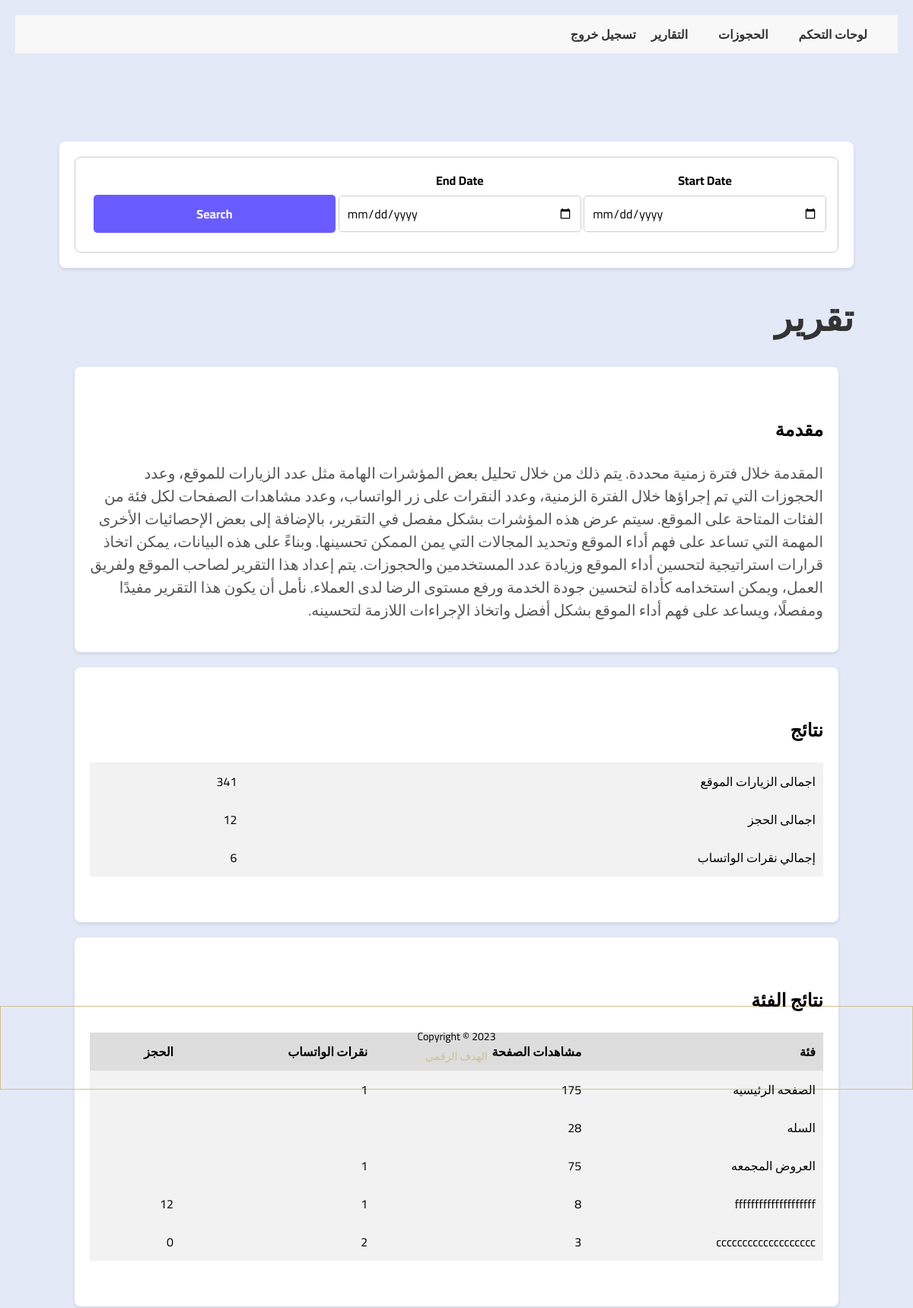
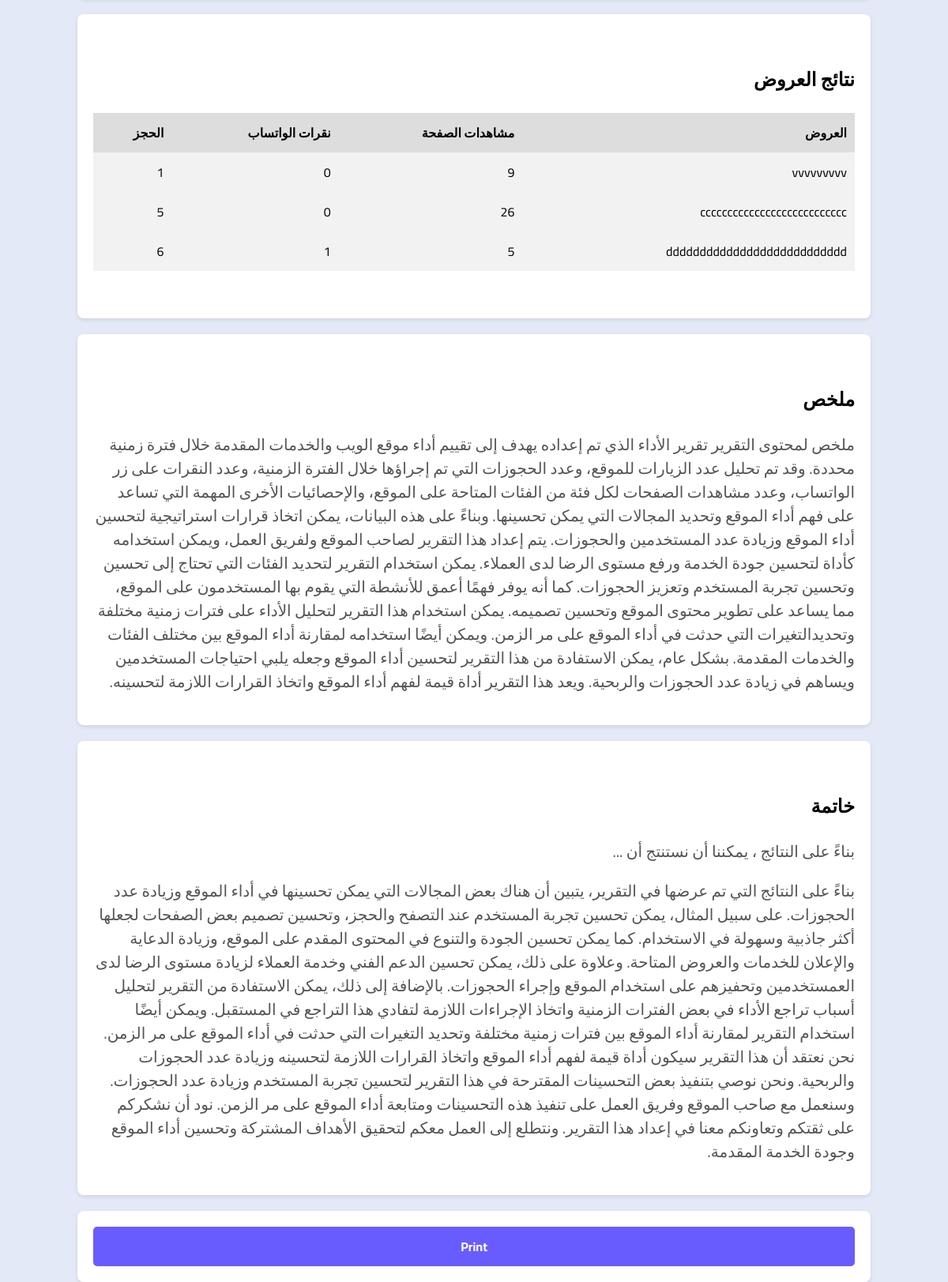
Screenshot of /Dashboard/report/ (signed in) with the database file from the repository (2 pictures, top to bottom).
### webs/models.py (models this page shows, shortened)
class WEB(models.Model):
    created_at = models.DateTimeField(auto_now_add=True)
    Employee_WEB = models.ForeignKey(Employee, on_delete=models.CASCADE, related_name='employee', blank=True, null=True)
    active = models.BooleanField(default=False)
    slug = models.CharField(max_length=50, unique=True, blank=True, null=True)
    FaviconIco= models.FileField(upload_to = "files/images/WEB/FaviconIco/%Y/%m/%d/",blank=True, null=True)
    logo = models.FileField(upload_to = "files/images/WEB/logo/%Y/%m/%d/",blank=True, null=True)
    keywords= models.CharField(max_length = 300,blank=True, null=True)
    pixal_id= models.CharField(max_length=500,blank=True, null=True)
    Title = models.CharField(max_length=100,blank=True, null=True)
    Title_logo = models.FileField(upload_to = "files/images/WEB/Title_logo/%Y/%m/%d/",blank=True, null=True)
    silderImage = models.FileField(upload_to = "files/images/WEB/silderImage/%Y/%m/%d/",blank=True, null=True)
    info = models.CharField(max_length = 300 ,blank=True, null=True)
    Description= models.CharField(max_length = 300 ,blank=True, null=True)
    PHONE = models.CharField(max_length = 300 ,blank=True, null=True)
    Whatsapp= models.CharField(max_length=500,blank=True, null=True)
    linkedinlinke= models.CharField(max_length=500,blank=True, null=True)
    snapchat= models.CharField(max_length=500,blank=True, null=True)
    instagramlinke= models.CharField(max_length=500,blank=True, null=True)
    Twitterlinke= models.CharField(max_length=500,blank=True, null=True)
    facebooklinke= models.CharField(max_length=500,blank=True, null=True)
    OpeningHours= models.CharField(max_length=500,blank=True, null=True)
    Address= models.CharField(max_length=500,blank=True, null=True)
    Map_Address= models.CharField(max_length=500,blank=True, null=True)
    views = models.IntegerField(default=0,blank=True, null=True)
    views_Categories = models.IntegerField(default=0,blank=True, null=True)
    views_checkout = models.IntegerField(default=0,blank=True, null=True)
    views_confirmation = models.IntegerField(default=0,blank=True, null=True)
    Click_booking= models.IntegerField(default=0,blank=True, null=True)
    Click_whatsapp= models.IntegerField(default=0,blank=True, null=True)
    Click_whatsapp_Categories= models.IntegerField(default=0,blank=True, null=True)

class Categories(models.Model):
    created_at = models.DateTimeField(auto_now_add=True)
    keywords = models.CharField(max_length=300, blank=True, null=True)
    Image = models.FileField(upload_to="files/images/WEB/Categories/%Y/%m/%d/", blank=True, null=True)
    Name = models.CharField(max_length=300, blank=True, null=True)
    web = models.ForeignKey(WEB, on_delete=models.CASCADE, related_name='categories', blank=True, null=True)
    views = models.IntegerField(default=0,blank=True, null=True)
    Click_whatsapp= models.IntegerField(default=0,blank=True, null=True)

class Service(models.Model):
    created_at = models.DateTimeField(auto_now_add=True)
    active = models.BooleanField(default=False)
    keywords = models.CharField(max_length=300, blank=True, null=True)
    Image = models.FileField(upload_to="files/images/WEB/Service/%Y/%m/%d/", blank=True, null=True)
    Title = models.CharField(max_length=100)
    Description = models.CharField(max_length=500, blank=True, null=True)
    price = models.DecimalField(max_digits=10, decimal_places=2)
    category_id=models.ForeignKey(Categories,on_delete=models.CASCADE, related_name='Services', blank=True, null=True)
    long_image = models.FileField(upload_to = "files/images/WEB/Service/long/%Y/%m/%d/",blank=True, null=True)
    views = models.IntegerField(default=0,blank=True, null=True)
    Click_booking= models.IntegerField(default=0,blank=True, null=True)
    Click_whatsapp= models.IntegerField(default=0,blank=True, null=True)

### Dashboard/views.py (the view)
@login_required
def Report(request):
    user = get_object_or_404(User, id=request.user.id)
    start_date = request.GET.get('start_date', None)
    end_date = request.GET.get('end_date', None)
    weB = WEB.objects.filter(Employee_WEB=user)
    total_web_Click_whatsapp = weB.aggregate(click_count=Sum('Click_whatsapp'))
    total_web_whatsapp_Categories = weB.aggregate(click_count=Sum('Click_whatsapp_Categories'))
    total_web_views  = weB.aggregate(click_count=Sum('views'))
    total_web_views_ALL_Categories = weB.aggregate(click_count=Sum('views_Categories'))
    total_web_views_confirmation  = weB.aggregate(click_count=Sum('views_confirmation'))
    total_web_views_checkout  = weB.aggregate(click_count=Sum('views_checkout'))
    if start_date and end_date:
        cat= Categories.objects.filter(web__Employee_WEB=user, created_at__range=[start_date, end_date]).annotate(appointment_count=Count('Services__appointment'))
        ser = Service.objects.filter(category_id__in=cat, created_at__range=[start_date, end_date]).annotate(appointment_count=Count('appointment'))
    else:
        cat= Categories.objects.filter(web__Employee_WEB=user).annotate(appointment_count=Count('Services__appointment'))
        ser = Service.objects.filter(category_id__in=cat).annotate(appointment_count=Count('appointment'))
    total_categories_clicks = cat.aggregate(click_count=Sum('Click_whatsapp'))
    total_categories_views= cat.aggregate(click_count=Sum('views'))
    total_services_clicks = ser.aggregate(click_count=Sum('Click_whatsapp'))
    total_services_views = ser.aggregate(click_count=Sum('views'))
    total_views = sum([
        total_web_views.get('click_count', 0) or total_web_views.get('click_count') == 0,
        total_web_views_ALL_Categories.get('click_count', 0) or
        total_web_views_ALL_Categories.get('click_count') == 0,
        total_web_views_confirmation.get('click_count', 0) or
        total_web_views_confirmation.get('click_count') == 0,
        total_web_views_checkout.get('click_count', 0) or
        total_web_views_checkout.get('click_count') == 0,
        total_categories_views.get('click_count', 0) or
        total_categories_views.get('click_count') == 0,
        total_services_views.get('click_count', 0) or
        total_services_views.get('click_count') == 0,
    ])
    total_clicks = sum([
    total_categories_clicks.get('click_count', 0) or total_categories_clicks.get('click_count') == 0,
    total_services_clicks.get('click_count', 0) or total_services_clicks.get('click_count') == 0,
    total_web_Click_whatsapp.get('click_count', 0) or total_web_Click_whatsapp.get('click_count') == 0,
    total_web_whatsapp_Categories.get('click_count', 0) or total_web_whatsapp_Categories.get('click_count') == 0,
    ])
    context = {
        'web': weB,
        'user': user,
        'categories': cat,
        'services': ser,
        'total_views':total_views,
        'total_clicks':total_clicks ,
        'categories_count': total_categories_clicks,
        'total_services_clicks':total_services_clicks,
        'total_web_Click_whatsapp':total_web_Click_whatsapp,
        'total_web_whatsapp_Categories':total_web_whatsapp_Categories,
        'total_web_views_ALL_Categories':total_web_views_ALL_Categories,
        'total_services_views':total_services_views,
        'total_categories_clicks':total_categories_clicks,
        'total_categories_views':total_categories_views,
    }
    return render(request, 'report.html', context)

### templates/report.html (shortened to what this page needs)
{% extends "base.html" %}
{% block content %}
<div style=" width: 90%; height: 1000px;margin: 10% auto;
padding-bottom: 50px;">
		<section>
      <form method="get" id="search">
       <div class="form-group form-group-inline1">
         <label for="start_date">Start Date </label>
         <input type="date" name="start_date" value="{{ start_date }}">
              </div>
              <div class="form-group form-group-inline1">
                <label for="end_date">End Date </label>
                <input type="date" name="end_date" value="{{ end_date }}">
                     </div>
                   <div class="form-group form-group-inline1">
           <button type="submit"onclick="clearForm()" class="search">Search</button>   </div>
       </form>
		</section>
	<header>
		<h1>تقرير</h1>
	</header>
	<main>
		<section>
			<h2>مقدمة</h2>
			<p>   المقدمة خلال فترة زمنية محددة. يتم ذلك من خلال تحليل بعض المؤشرات الهامة مثل عدد الزيارات للموقع، وعدد الحجوزات التي تم إجراؤها خلال الفترة الزمنية، وعدد النقرات على زر الواتساب، وعدد مشاهدات الصفحات لكل فئة من الفئات المتاحة على الموقع.
سيتم عرض هذه المؤشرات بشكل مفصل في التقرير، بالإضافة إلى بعض الإحصائيات الأخرى المهمة التي تساعد على فهم أداء الموقع وتحديد المجالات التي يمن الممكن تحسينها. وبناءً على هذه البيانات، يمكن اتخاذ قرارات استراتيجية لتحسين أداء الموقع وزيادة عدد المستخدمين والحجوزات.
يتم إعداد هذا التقرير لصاحب الموقع ولفريق العمل، ويمكن استخدامه كأداة لتحسين جودة الخدمة ورفع مستوى الرضا لدى العملاء. نأمل أن يكون هذا التقرير مفيدًا ومفصلًا، ويساعد على فهم أداء الموقع بشكل أفضل واتخاذ الإجراءات اللازمة لتحسينه.    </p>
		</section>
	  {% for web in web %}	<section>
			<h2>نتائج</h2>
			<table>
				<tbody>
          <tr>
            <td>  اجمالى الزيارات الموقع       </td>
            <td>{{total_views}}</td>
          </tr>
          <tr>
						<td>  اجمالى  الحجز  </td>
						<td>{{ web.views_confirmation }}</td>
					</tr>
					<tr>
						<td>   إجمالي نقرات الواتساب      </td>
						<td>{{total_clicks}}</td>
					</tr>
				</tbody>
			</table>
		</section>  {% endfor %}
		<section>
			<h2>   نتائج الفئة</h2>
			<table>
				<thead>
					<tr>
						<th>فئة</th>
            <th> مشاهدات الصفحة</th>
          <th> نقرات الواتساب  </th>
          	<th>  الحجز  </th>
					</tr>
				</thead>
				<tbody>
{% for web in web %}
<tr>
  <td> الصفحه الرئيسيه </td>
  <td>{{ web.views }}</td>
  <td>{{ web.Click_whatsapp }}</td>
  <td> </td>
</tr>
<tr>
  <td>السله</td>
  <td>{{ web.views_checkout }}</td>
  <td> </td>
  <td> </td>
</tr>
          <tr>
            <td>العروض المجمعه</td>
            <td>{{ web.views_Categories }}</td>
            <td>{{ web.Click_whatsapp_Categories }}</td>
            <td> </td>
          </tr>
  {% endfor %}
          {% for category in categories %}
            <tr>
              <td> {{ category.Name }}</td>
              <td>    {% if category.views is not None %}
                {{ category.views }}
                  {% else %}
                      0
                  {% endif %} </td>
              <td>
                  {% if category.Click_whatsapp is not None %}
                      {{ category.Click_whatsapp }}
                  {% else %}
                      0
                  {% endif %}
              </td>
                            <td>
     {{ category.appointment_count }}
                            </td>
            </tr>
          {% endfor %}
				</tbody>
			</table>
		</section>
  		<section>
  			<h2>نتائج العروض</h2>
  			<table>
  				<thead>
  					<tr>
  						<th> العروض</th>
              	<th> مشاهدات الصفحة</th>
  						<th> نقرات الواتساب  </th>
  						<th>  الحجز  </th>
  					</tr>
  				</thead>
  				<tbody>
  {% for service in services %}
  					<tr>
  						<td>{{ service.Title }}</td>
  						<td>    {% if service.views is not None %}
                {{ service.views }}
                  {% else %}
                      0
                  {% endif %} </td>
              <td>
                  {% if service.Click_whatsapp is not None %}
                  {{ service.Click_whatsapp }}
                  {% else %}
                      0
                  {% endif %}
              </td>
              <td>
                      {{ service.appointment_count }}
              </td>
  					</tr>
{% endfor %}
  				</tbody>
  			</table>
  		</section>
      <section>
        <h2>ملخص
    </h2>
        <p>
          ملخص لمحتوى التقرير
          تقرير الأداء الذي تم إعداده يهدف إلى تقييم أداء موقع الويب والخدمات المقدمة خلال فترة زمنية محددة. وقد تم تحليل عدد الزيارات للموقع، وعدد الحجوزات التي تم إجراؤها خلال الفترة الزمنية، وعدد النقرات على زر الواتساب، وعدد مشاهدات الصفحات لكل فئة من الفئات المتاحة على الموقع، والإحصائيات الأخرى المهمة التي تساعد على فهم أداء الموقع وتحديد المجالات التي يمكن تحسينها.
          وبناءً على هذه البيانات، يمكن اتخاذ قرارات استراتيجية لتحسين أداء الموقع وزيادة عدد المستخدمين والحجوزات. يتم إعداد هذا التقرير لصاحب الموقع ولفريق العمل، ويمكن استخدامه كأداة لتحسين جودة الخدمة ورفع مستوى الرضا لدى العملاء.
          يمكن استخدام التقرير لتحديد الفئات التي تحتاج إلى تحسين وتحسين تجربة المستخدم وتعزيز الحجوزات. كما أنه يوفر فهمًا أعمق للأنشطة التي يقوم بها المستخدمون على الموقع، مما يساعد على تطوير محتوى الموقع وتحسين تصميمه.
          يمكن استخدام هذا التقرير لتحليل الأداء على فترات زمنية مختلفة وتحديدالتغيرات التي حدثت في أداء الموقع على مر الزمن. ويمكن أيضًا استخدامه لمقارنة أداء الموقع بين مختلف الفئات والخدمات المقدمة.
          بشكل عام، يمكن الاستفادة من هذا التقرير لتحسين أداء الموقع وجعله يلبي احتياجات المستخدمين ويساهم في زيادة عدد الحجوزات والربحية. ويعد هذا التقرير أداة قيمة لفهم أداء الموقع واتخاذ القرارات اللازمة لتحسينه.
    </p>
      </section>
  		<section>
  			<h2>خاتمة</h2>
  			<p>بناءً على النتائج ، يمكننا أن نستنتج أن ...
  </p>
<p>بناءً على النتائج التي تم عرضها في التقرير، يتبين أن هناك بعض المجالات التي يمكن تحسينها في أداء الموقع وزيادة عدد الحجوزات. على سبيل المثال، يمكن تحسين تجربة المستخدم عند التصفح والحجز، وتحسين تصميم بعض الصفحات لجعلها أكثر جاذبية وسهولة في الاستخدام.
كما يمكن تحسين الجودة والتنوع في المحتوى المقدم على الموقع، وزيادة الدعاية والإعلان للخدمات والعروض المتاحة. وعلاوة على ذلك، يمكن تحسين الدعم الفني وخدمة العملاء لزيادة مستوى الرضا لدى العمستخدمين وتحفيزهم على استخدام الموقع وإجراء الحجوزات.
بالإضافة إلى ذلك، يمكن الاستفادة من التقرير لتحليل أسباب تراجع الأداء في بعض الفترات الزمنية واتخاذ الإجراءات اللازمة لتفادي هذا التراجع في المستقبل. ويمكن أيضًا استخدام التقرير لمقارنة أداء الموقع بين فترات زمنية مختلفة وتحديد التغيرات التي حدثت في أداء الموقع على مر الزمن.
نحن نعتقد أن هذا التقرير سيكون أداة قيمة لفهم أداء الموقع واتخاذ القرارات اللازمة لتحسينه وزيادة عدد الحجوزات والربحية. ونحن نوصي بتنفيذ بعض التحسينات المقترحة في هذا التقرير لتحسين تجربة المستخدم وزيادة عدد الحجوزات. وسنعمل مع صاحب الموقع وفريق العمل على تنفيذ هذه التحسينات ومتابعة أداء الموقع على مر الزمن.
نود أن نشكركم على ثقتكم وتعاونكم معنا في إعداد هذا التقرير. ونتطلع إلى العمل معكم لتحقيق الأهداف المشتركة وتحسين أداء الموقع وجودة الخدمة المقدمة.</p>
  		</section>
		<section>
      <button class="search" onclick="window.print()">Print</button>	</section>
  	</main>
    {% endblock %}

### templates/base.html (style rules this page uses)
* { margin: 0; padding: 0; box-sizing: border-box; font-family: 'Cairo', sans-serif; }
:root { --body-color: #E4E9F7; --sidebar-color: #FFF; --primary-color: #695CFE; --primary-color-light: #F6F5FF; --toggle-color: #DDD; --text-color: #707070; --tran-03: all 0.2s ease; --tran-03: all 0.3s ease; --tran-04: all 0.3s ease; --tran-05: all 0.3s ease; }
body { min-height: 100vh; background-color: var(--body-color); transition: var(--tran-05); }
h1 { font-size: 36px; color: #333; }
p { font-size: 18px; color: #555; }
@media only screen and (min-width: 1025px) and (max-width: 1200px) { h1 { font-size: 48px; } }
@media only screen and (min-width: 1025px) and (max-width: 1200px) { p { font-size: 20px; } }

### templates/report.html (style rules this page uses)
label { margin-bottom: 10px; display: block; }
* { box-sizing: border-box; }
form { padding: 15px; width: 100%; background-color: #fff; border: 1px solid #ccc; border-radius: 8px; }
.form-group { margin-bottom: 10px; }
label { display: block; margin-bottom: 5px; font-weight: bold; text-align: center; }
select, input[type="number"], input[type="time"], input[type="date"] { width: 100%; padding: 10px; border: 1px solid #ccc; border-radius: 5px; font-size: 16px; line-height: 1.5; }
.form-group-inline1 { display: inline-block; width: 32.8%; }
.search { width: 100%; padding: 10px; border: none; border-radius: 5px; font-size: 16px; font-weight: bold; color: #fff; background-color:var(--primary-color); cursor: pointer; }
main { margin: 20px; }
section { margin-bottom: 40px; }
h2 { font-size: 24px; margin-top: 40px; margin-bottom: 20px; }
p { margin-bottom: 20px; line-height: 1.5; }
table { border-collapse: collapse; width: 100%; margin-bottom: 40px; }
th, td { padding: 10px; text-align: right; }
th { background-color: #ddd; }
tr { background-color: #f2f2f2; margin-top: 10px; }
section { background-color: #fff; padding: 20px; margin-bottom: 20px; box-shadow: 0 2px 5px rgba(0, 0, 0, 0.1); border-radius: 8px; }

### rows the page displays
WEB: total_views "341", views_confirmation "12", total_clicks "6", views "175", Click_whatsapp "1", views_checkout "28", views_Categories "75", Click_whatsapp_Categories "1"
Categories: Name "ffffffffffffffffffff", views "8", Click_whatsapp "1", appointment_count "12"
Categories: Name "ccccccccccccccccccc", views "3", Click_whatsapp "2", appointment_count "0"
Service: Title "vvvvvvvvv", views "9", Click_whatsapp "0", appointment_count "1"
Service: Title "ccccccccccccccccccccccccccc", views "26", Click_whatsapp "0", appointment_count "5"
Service: Title "ddddddddddddddddddddddddddd", views "5", Click_whatsapp "1", appointment_count "6"
